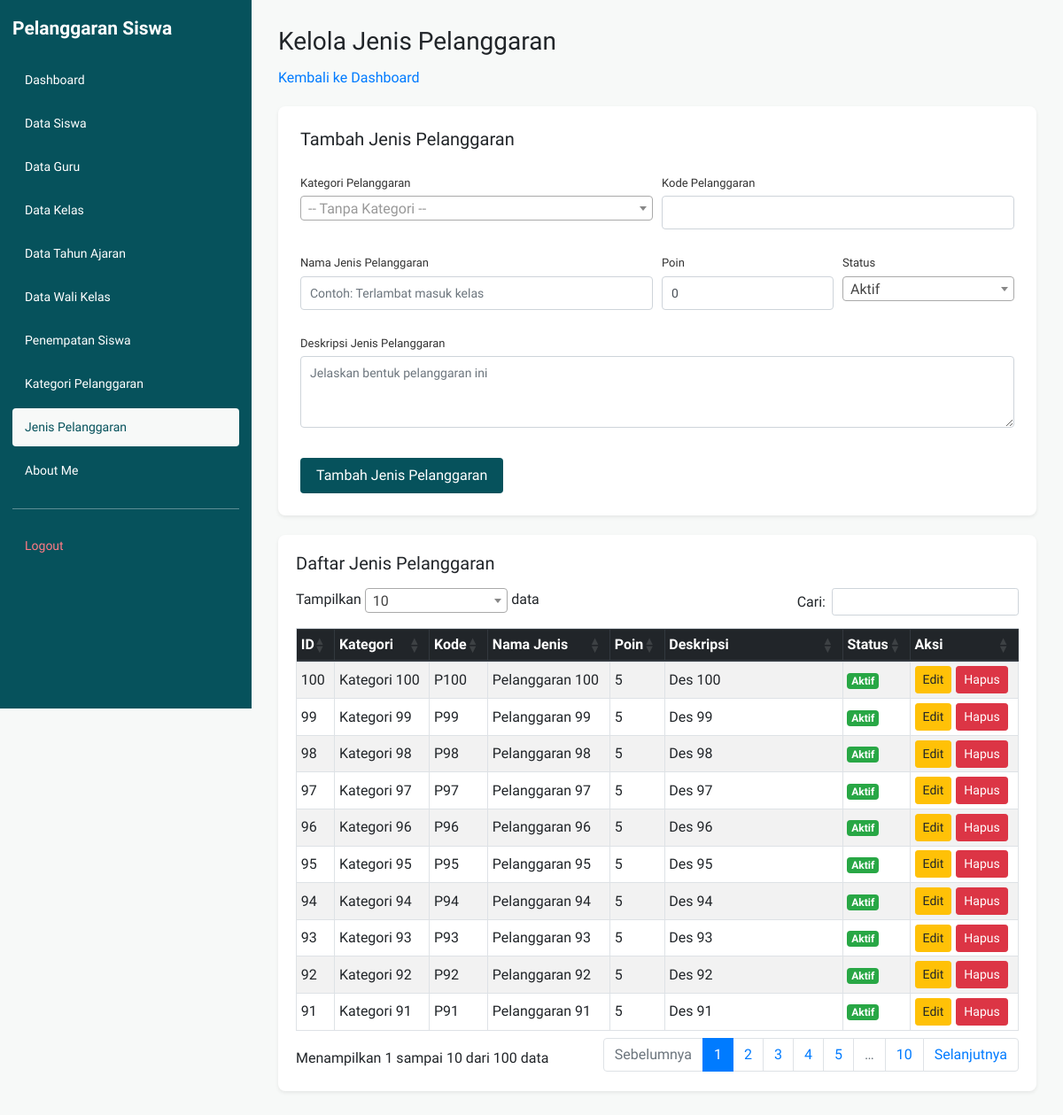
/kelola_pelanggaran.php (signed in), run on the app's committed database.
### tables this page shows
CREATE TABLE `t_pelanggaran` (
  `id` int(11) NOT NULL AUTO_INCREMENT,
  `pelanggaran_kategori_id` int(11) DEFAULT NULL,
  `kode` varchar(30) DEFAULT NULL,
  `nama` varchar(30) DEFAULT NULL,
  `poin` int(11) NOT NULL,
  `deskripsi` text NOT NULL,
  `status_aktif` tinyint(1) NOT NULL,
  `created_at` timestamp NOT NULL DEFAULT current_timestamp(),
  `updated_at` timestamp NOT NULL DEFAULT current_timestamp(),
  PRIMARY KEY (`id`),
  UNIQUE KEY `uq_t_pelanggaran_kode` (`kode`),
  KEY `pelanggaran_kategori_id` (`pelanggaran_kategori_id`)
);

CREATE TABLE `t_pelanggaran_kategori` (
  `id` int(11) NOT NULL AUTO_INCREMENT,
  `nama` varchar(100) DEFAULT NULL,
  `deskripsi` text NOT NULL,
  `status_aktif` tinyint(1) NOT NULL,
  `created_at` timestamp NOT NULL DEFAULT current_timestamp(),
  `updated_at` timestamp NOT NULL DEFAULT current_timestamp(),
  PRIMARY KEY (`id`),
  UNIQUE KEY `uq_t_pelanggaran_kategori_nama` (`nama`)
);

### kelola_pelanggaran.php (the view, shortened to what this page needs)
<?php
require_once 'config/koneksi.php';
function h($nilai)
{
    return htmlspecialchars((string)($nilai ?? ''), ENT_QUOTES, 'UTF-8');
}
$dataEdit = null;
$dataQuery = mysqli_query(
    $koneksi,
    'SELECT p.*, k.nama AS nama_kategori
     FROM t_pelanggaran p
     LEFT JOIN t_pelanggaran_kategori k
        ON p.pelanggaran_kategori_id = k.id
     ORDER BY p.id DESC'
);
?>
<!DOCTYPE html>
<html lang="id">
<head>
    <link rel="stylesheet"
          href="https://cdn.jsdelivr.net/npm/bootstrap@4.1.3/dist/css/bootstrap.min.css">
    <link rel="stylesheet"
          href="https://cdn.datatables.net/1.13.8/css/dataTables.bootstrap4.min.css">
    <link rel="stylesheet" href="layout/layout.css">
</head>
<body>
<div class="layout-wrapper">
    <?php require __DIR__ . '/layout/sidebar.php'; ?>
    <main class="app-main">
        <div class="page-header">
            <h1>Kelola Jenis Pelanggaran</h1>
            <a href="dashboard.php">Kembali ke Dashboard</a>
        </div>
        <div class="form-card form-card-full shadow-sm">
            <h5 class="mb-3">
                <?= $dataEdit ? 'Edit Jenis Pelanggaran' : 'Tambah Jenis Pelanggaran'; ?>
            </h5>
            <form method="POST" action="kelola_pelanggaran.php<?= $dataEdit ? '?edit=' . (int)$dataEdit['id'] : ''; ?>">
                <div class="form-row">
                    <div class="form-group col-md-6">
                        <label for="pelanggaran_kategori_id">Kategori Pelanggaran</label>
                    </div>
                    <div class="form-group col-md-6">
                        <label for="kode">Kode Pelanggaran</label>
                        <input type="text" class="form-control" id="kode"
                               name="kode" maxlength="30"
                               value="<?= h($dataEdit['kode'] ?? ''); ?>">
                    </div>
                    <div class="form-group col-md-6">
                        <label for="nama">Nama Jenis Pelanggaran</label>
                        <input type="text" class="form-control" id="nama"
                               name="nama" maxlength="150" required
                               placeholder="Contoh: Terlambat masuk kelas"
                               value="<?= h($dataEdit['nama'] ?? ''); ?>">
                    </div>
                    <div class="form-group col-md-3">
                        <label for="poin">Poin</label>
                        <input type="number" class="form-control" id="poin"
                               name="poin" min="0" required
                               value="<?= h($dataEdit['poin'] ?? '0'); ?>">
                    </div>
                    <div class="form-group col-md-3">
                        <label for="status_aktif">Status</label>
                    </div>
                    <div class="form-group col-12">
                        <label for="deskripsi">Deskripsi Jenis Pelanggaran</label>
                        <textarea class="form-control" id="deskripsi" name="deskripsi" rows="3"
                                  placeholder="Jelaskan bentuk pelanggaran ini"><?= h($dataEdit['deskripsi'] ?? ''); ?></textarea>
                    </div>
                </div>
                <?php if ($dataEdit): ?>
                    <button type="submit" name="edit" class="btn btn-primary">Simpan Perubahan</button>
                    <a href="kelola_pelanggaran.php" class="btn btn-secondary">Batal</a>
                <?php else: ?>
                    <button type="submit" name="tambah" class="btn btn-primary">Tambah Jenis Pelanggaran</button>
                <?php endif; ?>
            </form>
        </div>
        <div class="table-card shadow-sm">
            <h5 class="mb-3">Daftar Jenis Pelanggaran</h5>
            <div class="table-responsive">
                <table id="tabelPelanggaran"
                       class="table table-striped table-bordered table-hover table-sm">
                    <thead class="thead-dark">
                        <tr>
                            <th>ID</th>
                            <th>Kategori</th>
                            <th>Kode</th>
                            <th>Nama Jenis</th>
                            <th>Poin</th>
                            <th>Deskripsi</th>
                            <th>Status</th>
                            <th>Aksi</th>
                        </tr>
                    </thead>
                    <tbody>
                        <?php while ($d = mysqli_fetch_assoc($dataQuery)): ?>
                            <tr>
                                <td><?= (int)$d['id']; ?></td>
                                <td><?= h($d['nama_kategori'] ?? '-'); ?></td>
                                <td><?= h($d['kode'] ?? '-'); ?></td>
                                <td><?= h($d['nama'] ?? ''); ?></td>
                                <td><?= (int)($d['poin'] ?? 0); ?></td>
                                <td class="deskripsi-cell"><?= nl2br(h($d['deskripsi'] ?? '')); ?></td>
                                <td>
                                    <?php if ((int)($d['status_aktif'] ?? 0) === 1): ?>
                                        <span class="badge badge-success">Aktif</span>
                                    <?php else: ?>
                                        <span class="badge badge-secondary">Tidak Aktif</span>
                                    <?php endif; ?>
                                </td>
                                <td>
                                    <div class="aksi">
                                        <a class="btn btn-warning btn-sm"
                                           href="kelola_pelanggaran.php?edit=<?= (int)$d['id']; ?>">Edit</a>
                                        <a class="btn btn-danger btn-sm"
                                           href="kelola_pelanggaran.php?hapus=<?= (int)$d['id']; ?>"
                                           onclick="return confirm('Yakin ingin menghapus jenis pelanggaran ini?')">Hapus</a>
                                    </div>
                                </td>
                            </tr>
                        <?php endwhile; ?>
                    </tbody>
                </table>
            </div>
        </div>
    </main>
</div>
</body>
</html>

### layout/layout.css (style rules this page uses)
* { box-sizing: border-box; }
html, body { margin: 0; padding: 0; min-height: 100vh; font-family: Arial, sans-serif; background: #f5f7f9; }
.app-main { display: block; width: auto; min-width: 0; min-height: 100vh; margin-left: 284px; padding: 30px; }
.app-main h1, .app-main h2 { margin-top: 0; }
.app-main .table-responsive { width: 100%; }
.page-header { margin-bottom: 20px; }
.page-header h1 { font-size: 28px; margin-bottom: 12px; }
.table-card { background: #ffffff; border-radius: 8px; padding: 20px; width: 100%; }
.aksi { display: flex; gap: 5px; }
.form-card { background: #ffffff; border-radius: 8px; padding: 25px; max-width: 720px; }
.form-card-full { max-width: 100%; }
.form-card label { display: block; font-size: 13px; margin: 12px 0 5px; color: #333; }
.form-card input[type="text"], .form-card input[type="email"], .form-card input[type="password"], .form-card input[type="date"], .form-card input[type="number"], .form-card select, .form-card textarea { width: 100%; padding: 8px 10px; border: 1px solid #ced4da; border-radius: 4px; font-size: 14px; box-sizing: border-box; }
.form-card textarea { resize: vertical; }
.form-card button { margin-top: 18px; padding: 8px 18px; border: none; border-radius: 4px; cursor: pointer; }

### layout/tema.css (style rules this page uses)
:root { --t-bg: #f7f9f8; --t-surface: #ebf0ee; --t-ink: #06525c; --t-muted: #2f737d; --t-surface-inv: #205d66; --t-ink-inv: #f7f9f8; }
html, body { background: #f7f9f8; }
body { font-family: 'Host Grotesk', Arial, sans-serif; --bs-link-color: #06525c; --bs-link-hover-color: #0b6b76; }
.app-main { background: #f7f9f8; }
.btn-primary { background-color: #06525c; border-color: #06525c; --bs-btn-bg: #06525c; --bs-btn-border-color: #06525c; --bs-btn-hover-bg: #0b6b76; --bs-btn-hover-border-color: #0b6b76; --bs-btn-active-bg: #205d66; --bs-btn-active-border-color: #205d66; --bs-btn-disabled-bg: #06525c; --bs-btn-disabled-border-color: #06525c; --bs-btn-focus-shadow-rgb: 6, 82, 92; }

### kelola_pelanggaran.php (style rules this page uses)
.form-card, .table-card { margin-bottom: 22px; }
#tabelPelanggaran { width: 100% !important; white-space: nowrap; }
#tabelPelanggaran th, #tabelPelanggaran td { vertical-align: middle; }
.deskripsi-cell { white-space: normal; min-width: 180px; max-width: 320px; }

### data on the page
t_pelanggaran: id "100", pelanggaran_kategori.nama "Kategori 100", kode "P100", nama "Pelanggaran 100", poin "5", deskripsi "Des 100", status_aktif "Aktif"
t_pelanggaran: id "99", pelanggaran_kategori.nama "Kategori 99", kode "P99", nama "Pelanggaran 99", poin "5", deskripsi "Des 99", status_aktif "Aktif"
t_pelanggaran: id "98", pelanggaran_kategori.nama "Kategori 98", kode "P98", nama "Pelanggaran 98", poin "5", deskripsi "Des 98", status_aktif "Aktif"
t_pelanggaran: id "97", pelanggaran_kategori.nama "Kategori 97", kode "P97", nama "Pelanggaran 97", poin "5", deskripsi "Des 97", status_aktif "Aktif"
t_pelanggaran: id "96", pelanggaran_kategori.nama "Kategori 96", kode "P96", nama "Pelanggaran 96", poin "5", deskripsi "Des 96", status_aktif "Aktif"
t_pelanggaran: id "95", pelanggaran_kategori.nama "Kategori 95", kode "P95", nama "Pelanggaran 95", poin "5", deskripsi "Des 95", status_aktif "Aktif"
t_pelanggaran: id "94", pelanggaran_kategori.nama "Kategori 94", kode "P94", nama "Pelanggaran 94", poin "5", deskripsi "Des 94", status_aktif "Aktif"
t_pelanggaran: id "93", pelanggaran_kategori.nama "Kategori 93", kode "P93", nama "Pelanggaran 93", poin "5", deskripsi "Des 93", status_aktif "Aktif"
t_pelanggaran: id "92", pelanggaran_kategori.nama "Kategori 92", kode "P92", nama "Pelanggaran 92", poin "5", deskripsi "Des 92", status_aktif "Aktif"
t_pelanggaran: id "91", pelanggaran_kategori.nama "Kategori 91", kode "P91", nama "Pelanggaran 91", poin "5", deskripsi "Des 91", status_aktif "Aktif"

### other printed values
$label "Dashboard"
$label "Data Siswa"
$label "Data Guru"
$label "Data Kelas"
$label "Data Tahun Ajaran"
$label "Data Wali Kelas"
$label "Penempatan Siswa"
$label "Kategori Pelanggaran"
$label "Jenis Pelanggaran"
$label "About Me"
